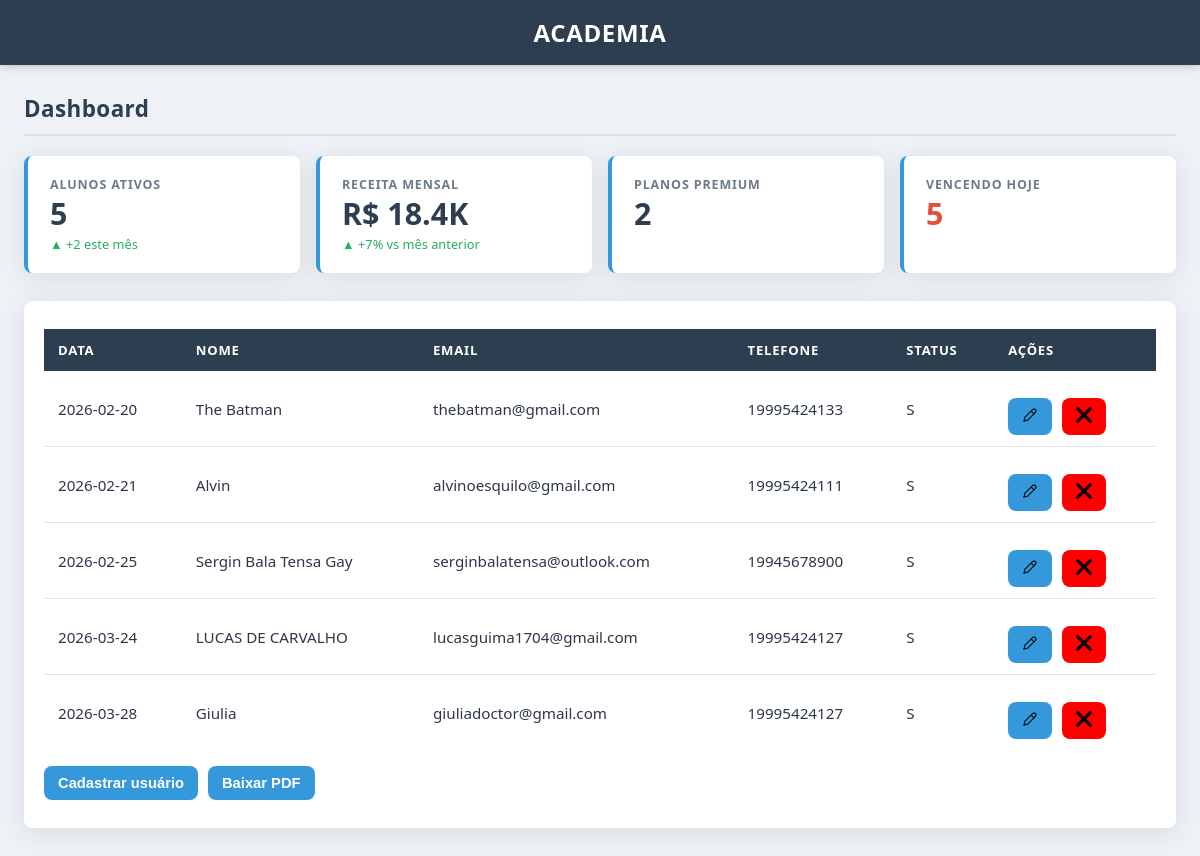
Before: / with the older database file.
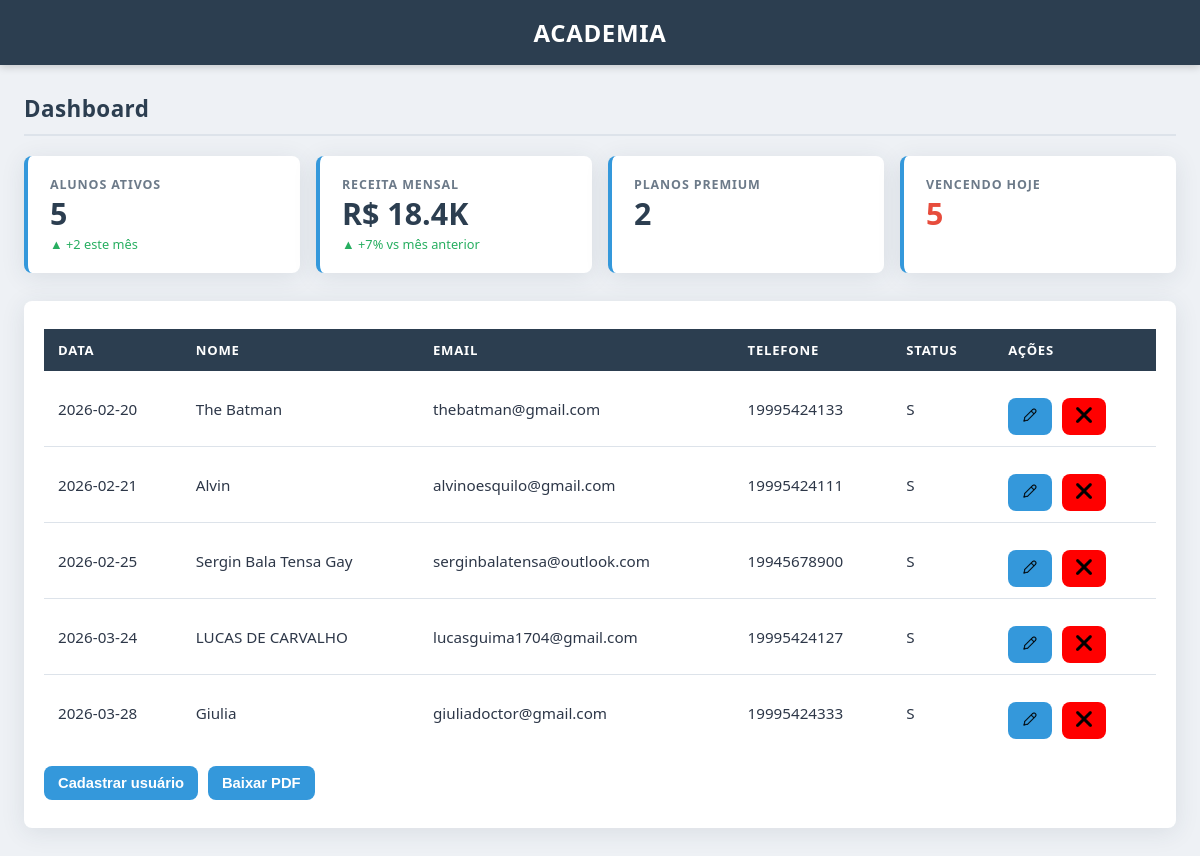
After: the same page with the newer database file.
### tables this page shows
CREATE TABLE users (
	id integer primary key autoincrement,
	full_name text not null,
	email text unique not null,
	password text not null,
	phone text,
	created_at date,
	status text
);

### src/Repository/UserRepository.php (called while the page is built, shortened)
<?php
class UserRepository
{
    private PDO $connection;
    public function __construct(PDO $connection)
    {
        $this->connection = $connection;
    }
    public function formatUser($user){
        return new User(
            $user['id'],
            $user['full_name'],
            $user['email'],
            $user['password'],
            $user['created_at'],
            $user['phone'],
            $user['status']
        );
    }
    public function getAllUsers() {
        $sql = "SELECT *FROM users;";
        $stmt = $this->connection->query($sql);
        $users = $stmt->fetchAll(PDO::FETCH_ASSOC);
        return array_map([$this, 'formatUser'], $users);
    }
    public function countUsersByStatus(string $status): int {
        $sql = "SELECT COUNT(*) FROM users WHERE status = :status;";
        $stmt = $this->connection->prepare($sql);
        $stmt->bindValue(':status', $status, PDO::PARAM_STR);
        $stmt->execute();
        return (int) $stmt->fetchColumn();
    }
    public function usersActivesThisMonth(string $lastDay, string $firstDay): string {
        $sql = "SELECT COUNT(*) FROM users WHERE status = 'S' AND created_at BETWEEN :firstDay and :lastDay;";
        $stmt = $this->connection->prepare($sql);
        $stmt->bindValue(':firstDay', $firstDay, PDO::PARAM_STR);
        $stmt->bindValue(':lastDay', $lastDay, PDO::PARAM_STR);
        $stmt->execute();
        return " ▲ +{$stmt->fetchColumn()} este mês";
    }
}

### src/Repository/SubscriptionRepository.php (called while the page is built, shortened)
<?php
class SubscriptionRepository
{
    private PDO $connection;
    public function __construct(PDO $connection)
    {
        $this->connection = $connection;
    }
    public function countPlan(string $plan): int {
        $sql = "SELECT COUNT(*) FROM users_plans inner JOIN plans ON users_plans.plan_id = plans.id WHERE plans.name = :plan";
        $stmt = $this->connection->prepare($sql);
        $stmt->bindValue(':plan', $plan, PDO::PARAM_STR);
        $stmt->execute();
        return (int) $stmt->fetchColumn();
    }
}

### src/Domain/User.php (called while the page is built, shortened)
<?php
class User {
    private ?int $id;
    private string $full_name;
    private string $email;
    private string $date;
    private string $phone;
    private string $status;
    public function __construct(
        ?int $id,
        string $full_name,
        string $email,
        string $password,
        string $date,
        string $phone,
        string $status,
    ) {
        $this->id = $id;
        $this->full_name = $full_name;
        $this->email = $email;
        $this->date = $date;
        $this->phone = $phone;
        $this->status = $status;
    }
    public function id(): ?int
    {
        return $this->id;
    }
    public function fullName(): string
    {
        return $this->full_name;
    }
    public function email(): string
    {
        return $this->email;
    }
    public function date(): string
    {
        return $this->date;
    }
    public function phone(): string
    {
        return $this->phone;
    }
    public function status(): string
    {
        return $this->status;
    }
}

### index.php (the view, shortened to what this page needs)
<?php
$connection = Connection::getConnection();
$repository = new UserRepository($connection);
$SubriptionRepository = new SubscriptionRepository($connection);
function getMonthRange($year = null, $month = null) {
    $year = $year ?? date('Y');
    $month = $month ?? date('m');
    $firstDay = date("Y-m-01", strtotime("$year-$month-01"));
    $lastDay = date("Y-m-t", strtotime("$year-$month-01"));
    return [$firstDay, $lastDay];
}
try {
  $users = $repository->getAllUsers();
  $usersActive = $repository->countUsersByStatus('S');
  $usersPremium = $SubriptionRepository->countPlan('Premium');
  list($firstDay, $lastDay) = getMonthRange();
  $usersActivesThisMonth = $repository->usersActivesThisMonth($lastDay, $firstDay);
}catch(PDOException $e){
  echo $e->getMessage();
}
?>
<!DOCTYPE html>
<html lang="en">
<head>
    <link rel="stylesheet" href="css/style.css">
    <link rel="stylesheet" href="css/index.css">
</head>
<body>
    <header>
    <h1>Academia</h1>
  </header>
    <div id="dashboard" class="screen">
    <div class="page-title">Dashboard</div>
    <div class="stats-grid">
      <div class="stat-card">
        <div class="stat-label">Alunos Ativos</div>
        <div class="stat-value"><?= $usersActive ?></div>
        <div class="stat-delta"><?= $usersActivesThisMonth ?></div>
      </div>
      <div class="stat-card">
        <div class="stat-label">Receita Mensal</div>
        <div class="stat-value">R$ 18.4K</div>
        <div class="stat-delta">▲ +7% vs mês anterior</div>
      </div>
      <div class="stat-card">
        <div class="stat-label">Planos Premium</div>
        <div class="stat-value"><?= $usersPremium ?></div>
      </div>
      <div class="stat-card">
        <div class="stat-label">Vencendo Hoje</div>
        <div class="stat-value" style="color: var(--color-danger)">5</div>
      </div>
    </div>
    <div class="dashboard-table-section">
  <main>
    <section>
      <table>
        <thead>
          <tr>
            <th>Data</th>
            <th>Nome</th>
            <th>Email</th>
            <th>Telefone</th>
            <th>Status</th>
            <th>Ações</th>
          </tr>
        </thead>
        <tbody>
          <?php foreach($users as $user):  ?>
          <tr>
            <td><?= $user->date() ?></td>
            <td><?= $user->fullName() ?></td>
            <td><?= $user->email() ?></td>
            <td><?= $user->phone() ?></td>
            <td><?= $user->status() ?></td>
            <td>
              <div class="actions">
                <a href="edit.php?id=<?= $user->id() ?>"><button><img src="img/icons/edit.png" class="icon-trash" alt="editar"></button></a>
                <a href="delete.php?id=<?= $user->id() ?>" ><button style="background-color: red;"><img src="img/icons/close.png" class="icon-trash" alt="excluir"></button></a>
              </div>
            </td>
          </tr>
          <?php endforeach; ?>
        </tbody>
      </table>
      <div class="actions">
        <a href="register-user.php"><button>Cadastrar usuário</button></a>
        <a href="download-pdf.php"><button>Baixar PDF</button></a>
      </div>
    </section>
  </main>
</body>
</html>

### css/style.css (style rules this page uses)
*, *::before, *::after { box-sizing: border-box; margin: 0; padding: 0; }
:root { --color-dark: #2c3e50; --color-darker: #1a252f; --color-accent: #3498db; --color-accent-h:#2980b9; --color-danger: #e74c3c; --color-danger-h:#c0392b; --color-success: #27ae60; --color-bg: #eef1f5; --color-surface: #ffffff; --color-border: #dde3ea; --color-muted: #6c7a89; --color-text: #2d3748; --radius: 8px; --shadow-card: 0 4px 24px rgba(44, 62, 80, 0.10); --shadow-input: 0 0 0 3px rgba(52, 152, 219, 0.18); --transition: 0.18s ease; }
body { font-family: 'Segoe UI', system-ui, sans-serif; background: var(--color-bg); color: var(--color-text); min-height: 100vh; }
header { background: var(--color-dark); color: #fff; padding: 1rem 2rem; text-align: center; letter-spacing: 0.04em; box-shadow: 0 2px 8px rgba(0,0,0,0.18); }
header h1 { font-size: 1.5rem; font-weight: 700; text-transform: uppercase; }
main { padding: 28px 20px; }
table { width: 100%; border-collapse: collapse; background: var(--color-surface); border-radius: var(--radius); overflow: hidden; box-shadow: var(--shadow-card); }
th { background: var(--color-dark); color: #fff; padding: 12px 14px; text-align: left; font-size: 0.82rem; text-transform: uppercase; letter-spacing: 0.06em; }
td { padding: 11px 14px; border-bottom: 1px solid var(--color-border); font-size: 0.95rem; }
tr:last-child td { border-bottom: none; }
.actions { margin-top: 16px; display: flex; gap: 10px; flex-wrap: wrap; }
button { padding: 9px 14px; border: none; border-radius: var(--radius); background: var(--color-accent); color: white; cursor: pointer; font-size: 0.92rem; font-weight: 600; transition: background var(--transition); }
.screen { padding: 28px 24px; max-width: 1200px; margin: 0 auto; }
.page-title { font-size: 1.4rem; font-weight: 700; color: var(--color-dark); margin-bottom: 20px; padding-bottom: 10px; border-bottom: 2px solid var(--color-border); letter-spacing: 0.02em; }
.stats-grid { display: grid; grid-template-columns: repeat(auto-fit, minmax(200px, 1fr)); gap: 16px; margin-bottom: 28px; }
.stat-card { background: var(--color-surface); border-radius: var(--radius); padding: 20px 22px; box-shadow: var(--shadow-card); border-left: 4px solid var(--color-accent); display: flex; flex-direction: column; gap: 6px; transition: transform var(--transition), box-shadow var(--transition); }
.stat-label { font-size: 0.78rem; font-weight: 600; text-transform: uppercase; letter-spacing: 0.07em; color: var(--color-muted); }
.stat-value { font-size: 1.9rem; font-weight: 700; color: var(--color-dark); line-height: 1; }
.stat-delta { font-size: 0.8rem; color: var(--color-success); font-weight: 500; }
.dashboard-table-section { background: var(--color-surface); border-radius: var(--radius); box-shadow: var(--shadow-card); overflow: hidden; }
.dashboard-table-section table { box-shadow: none; border-radius: 0; }

Changed rows visible on the page:
changed users "Giulia": phone "19995424127" → "19995424333"
